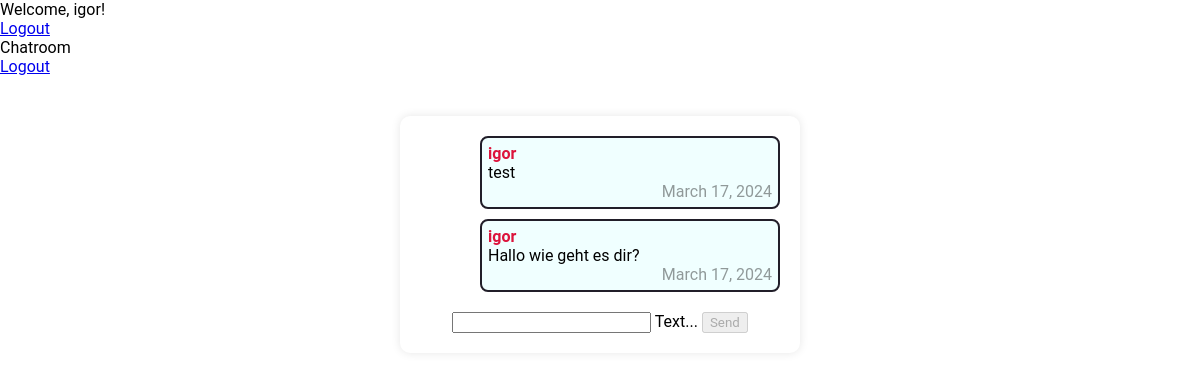
Page /chat/ (signed in) on the committed database.
### chat/models.py (models this page shows)
class Message(models.Model):
    text = models.CharField(max_length=500)
    created_at = models.DateField(default=date.today)
    chat = models.ForeignKey(Chat, on_delete=models.CASCADE, related_name='chat_message_set', default=None, blank=True, null=True)
    author = models.ForeignKey(settings.AUTH_USER_MODEL, on_delete=models.CASCADE, related_name='author_message_set')
    receiver = models.ForeignKey(settings.AUTH_USER_MODEL, on_delete=models.CASCADE, related_name='receiver_message_set')

### chat/views.py (the view, shortened to what this page needs)
# urls.py: path('chat/', index, name="index"),
@login_required
def index(request):
    chatMessages = Message.objects.filter(chat__id=1)
    return render(request, "chat/index.html", {"messages": chatMessages})

### chat/templates/chat/index.html (shortened to what this page needs)
{% extends "base.html" %}
{% load static %}
{% block content %}
{% if request.user.is_authenticated %}
<div class="chat-container">
  {% for message in messages %}
  <div id="messageContainer" class="{% if message.author == request.user %}message-right{% else %}message-left{% endif %}">
    <div class="message-container">
      <span class="author"><b>{{ message.author.username }}</b></span>
      <span class="author-text">{{ message.text }}</span>
      <div class="text-right"><span class="color">{{ message.created_at }}</span> </div>
    </div>
  </div>
  {% endfor %}
  <form onsubmit="sendMessage(); return false;" method="post" class="inputfield">
    <div class="mdl-textfield mdl-js-textfield mdl-textfield--floating-label">
      <input
        class="mdl-textfield__input"
        name="textmessage"
        type="text"
        id="messageField"
      />
      <label class="mdl-textfield__label" for="messageField">Text...</label>
    </div>
    <button
      id="sendButton"
      class="mdl-button mdl-js-button mdl-button--raised mdl-js-ripple-effect mdl-button--accent"
      disabled
    >
      Send
    </button>
  </form>
</div>
{% else %}
<h1>Nicht eingeloggt</h1>
<p>
  Du bist aktuell nicht eingelogt. Bitte logge dich ein. <br />
  bitte klicke <a href="/login/">hier</a>
</p>
{% endif %}
{% endblock %}

### templates/base.html (shortened to what this page needs)
<!DOCTYPE html>
<html lang="en">
  <head>
    {% load static %}
    <link rel="stylesheet" href="{% static 'css/style.css' %}">
    <link
      rel="stylesheet"
      href="https://code.getmdl.io/1.3.0/material.indigo-pink.min.css"
    />
  </head>
  <body>
    <div class="mdl-layout mdl-js-layout mdl-layout--fixed-header">
      <header class="mdl-layout__header">
        <div class="mdl-layout__header-row">
          <span class="mdl-layout-title">
            {% if request.user.is_authenticated %} Welcome, {{ request.user.username }}!
            {% else %} Welcome! Please login
            {% endif %}
          </span>
          <nav class="mdl-navigation mdl-layout--large-screen-only">
            {% if request.user.is_authenticated %}
                <a class="mdl-navigation__link" href="{% url 'logout' %}">Logout</a>
            {% else %}
                <a class="mdl-navigation__link" href="{% url 'login' %}">Login</a>
                <a class="mdl-navigation__link" href="{% url 'register' %}">Register</a>
            {% endif %}
          </nav>
        </div>
      </header>
      <div class="mdl-layout__drawer">
        <span class="mdl-layout-title">Chatroom</span>
        <nav class="mdl-navigation">
          {% if request.user.is_authenticated %}
              <a class="mdl-navigation__link" href="{% url 'logout' %}">Logout</a>
          {% else %}
              <a class="mdl-navigation__link" href="{% url 'login' %}">Login</a>
              <a class="mdl-navigation__link" href="{% url 'register' %}">Register</a>
          {% endif %}
        </nav>
      </div>
      <main class="mdl-layout__content">
        <div class="page-content">
          {% block content %}
          {% endblock %}
        </div>
      </main>
    </div>
  </body>
</html>

### static/css/style.css (style rules this page uses)
* { box-sizing: border-box; margin: 0; font-family: 'Roboto', sans-serif; }
.page-content { display: flex; justify-content: center; align-items: center; padding: 40px 10px; }
.color { color: rgba(0, 0, 0, 0.4); display: flex; align-items: flex-end; justify-content: flex-end; width: 100%; }
.text-right { display: flex; width: 100%; }
.inputfield { display: flex; align-items: center; gap: 4px; }
.chat-container { display: flex; flex-direction: column; align-items: center; justify-content:flex-start; padding: 20px; border-radius: 10px; box-shadow: 0 0 10px rgba(0, 0, 0, 0.1); background-color: #fff; width: 100%; max-width: 400px; }
.author { color: crimson; }
#messageContainer { gap: 5px; display: flex; flex-direction: column; width: 100%; }
.message-container { display: flex; flex-direction: column; align-items: flex-start; justify-content:flex-start; width: 100%; max-width: 300px; border: 2px solid #211e29; border-radius: 8px; background-color: azure; padding: 6px; margin-bottom: 10px; }
.last-message { margin-bottom: 20px; }
.message-right { align-items: flex-end; }

### rows in the picture
Message: author.username "igor", text "test", created_at "March 17, 2024"
Message: author.username "igor", text "Hallo wie geht es dir?", created_at "March 17, 2024"

### other values in the picture
{{ request.user.username }} "igor"
